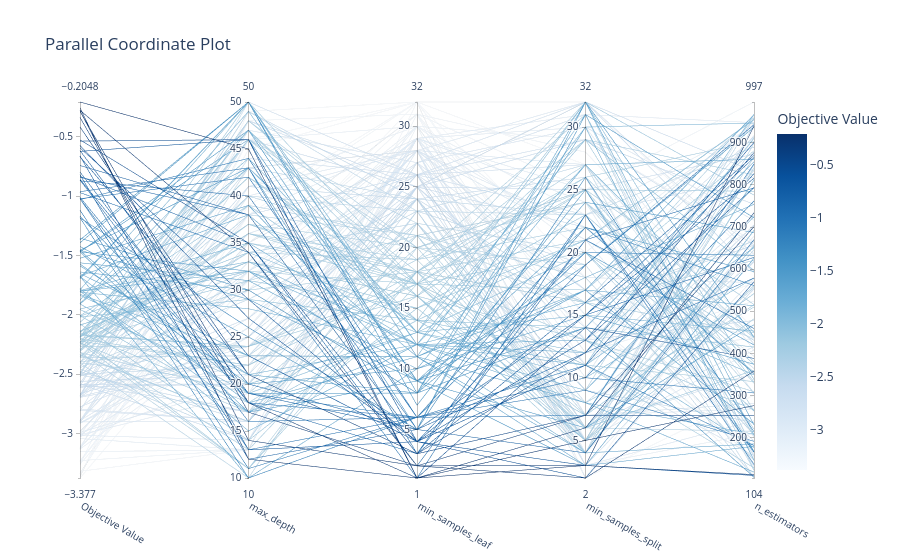

The cell this chart's notebook holds for it:
### Code cell
optuna.visualization.plot_parallel_coordinate(study)

### Figure 1 — Plotly figure (JSON) as saved in the notebook; plotly's stock layout.template omitted (floating-point values rounded to 4 significant figures; data arrays with more than 128 entries replaced by an {"elided": "..."} marker saying what was removed)
{"data": [{"dimensions": [{"label": "Objective Value", "range": [-3.377, -0.2048], "values": {"elided": "200 float values"}}, {"label": "max_depth", "range": [10, 50], "values": {"elided": "200 int values"}}, {"label": "min_samples_leaf", "range": [1, 32], "values": {"elided": "200 int values"}}, {"label": "min_samples_split", "range": [2, 32], "values": {"elided": "200 int values"}}, {"label": "n_estimators", "range": [104, 997], "values": {"elided": "200 int values"}}], "labelangle": 30, "labelside": "bottom", "line": {"color": {"elided": "200 float values"}, "colorbar": {"title": {"text": "Objective Value"}}, "colorscale": [[0, "rgb(247,251,255)"], [0.125, "rgb(222,235,247)"], [0.25, "rgb(198,219,239)"], [0.375, "rgb(158,202,225)"], [0.5, "rgb(107,174,214)"], [0.625, "rgb(66,146,198)"], [0.75, "rgb(33,113,181)"], [0.875, "rgb(8,81,156)"], [1, "rgb(8,48,107)"]], "reversescale": false, "showscale": true}, "type": "parcoords"}], "layout": {"title": {"text": "Parallel Coordinate Plot"}}}
